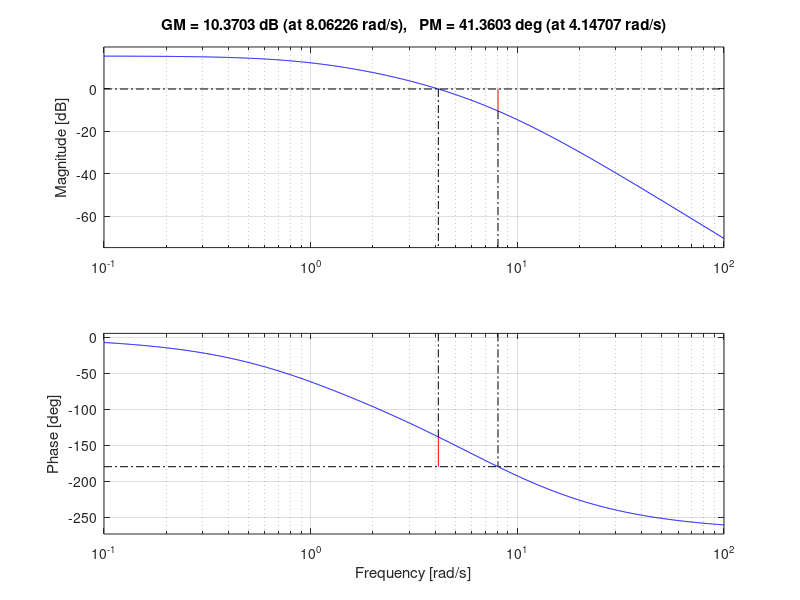

The MATLAB script that drew this image: (Note: this script raises an error after producing the figure.)
clc;clear all;close all;

%Student Numbers
% 20523043 Pavel 
% 20509464 Tyler
% 20482444 Henrietta 

s = tf('s')
P = 1/((s+1)*(s+5)*(s+10))

% steady state error
Ess = 0.5; % for ramp 
PM = 55; % [deg]

k = 300 
G = k*P;

margin(G);

[Gm,Pm,Wgm,Wpm] = margin(G)
% solve for a greater buffer than 45, try 50
phi_max =  50 -  Pm

% solve for alpha
a = ( 1 + sind(phi_max) )/ ( 1 - sind(phi_max) ) 

gain = 10*log10(a)
% get the frequency at the magnitute related to alpha
wc = getGainCrossover(G,gain)

[mag,phase,wout] = bode(G,wc)
% check phase
phi_max = - 135 -  phase

t1 = 1/(sqrt(a)*wc)
z1 = 1/(a*t1);
t2 = a^2 * t1 / 0.1
z2 = a/t2;
td= t1;

C = k * ( (s + z1) * ( s + z2) ) / ( (s + 1/td) * s )

G = C*P
[Gm,Pm,Wgm,Wpm] = margin(G)
figure(1)
margin(G)

figure(2)
step(G*1/s, 10000000)

% k = 280
% C = k * ( (s + z1) * ( s + z2) ) / ( (s + 1/td) * s )
% 
% G = C*P
% [Gm,Pm,Wgm,Wpm] = margin(G)
% figure(2)
% margin(G)
% 
% 
% 
% k = 260
% C = k * ( (s + z1) * ( s + z2) ) / ( (s + 1/td) * s )
% 
% G = C*P
% [Gm,Pm,Wgm,Wpm] = margin(G)
% figure(2)
% margin(G)

% large PM makes system more robust
    % large PM is safety margin to noise in the system
    % stabilty
% increasing k decreases PM 
    % (same as decreasing K increases PM)
    

% second Controller

%{

s = tf('s')
P = 1/((s+1)*(s+5)*(s+10))

% steady state error
Ess = 0.5; % for ramp
PM = 45; % [deg]

k = 800
G = k* P;

margin(G);

%[Gm,Pm,Wgm,Wpm] = margin(G)

%phi_max = 45 -  Pm

%phi max is the difference between what we have and what we need. How much
%to get to -135

phi_max = degtorad(40)

a = ( 1 + sin(phi_max) )/ ( 1 - sin(phi_max) )

gain = 10*log10(a)

phi_max=degtorad(11)

a = ( 1 + sin(phi_max) )/ ( 1 - sin(phi_max) )

gain = 10*log10(a)

phi_max=degtorad(30)

a = ( 1 + sin(phi_max) )/ ( 1 - sin(phi_max) )

gain = 10*log10(a)

phi_max=degtorad(21)

a = ( 1 + sin(phi_max) )/ ( 1 - sin(phi_max) )

gain = 10*log10(a)

phi_max=degtorad(26)

a = ( 1 + sin(phi_max) )/ ( 1 - sin(phi_max) )

gain = 10*log10(a)

phi_max=degtorad(23)

a = ( 1 + sin(phi_max) )/ ( 1 - sin(phi_max) )

gain = 10*log10(a)

phi_max=degtorad(25)

a = ( 1 + sin(phi_max) )/ ( 1 - sin(phi_max) )

gain = 10*log10(a)

%}


% Alpha after the above commented iterations led to a gain at 3.9163 which
% on the bode plot was wc of 5.72 rad/s. The entire process started off
% with a gain of K = 800 and that was used in the graph during the
% iterations

% When K = 10, the phase margin is 92.7 degrees
% When K = 200, the phase margin is 100 degrees
% When K = 400, the phase margin is   73   degrees
% When K = 600, the phase margin is   55.2   degrees
% When K = 700, the phase margin is   48.3   degrees. This is the final
% second controller
% When K = 800, the phase margin is   42.4   degrees. Much like in the
% compensated bode plot from the section 1 lecture notes that has phase
% margin of 42.6 (3rd last page of section 1)


s= tf('s')
P = 1/((s+1)*(s+5)*(s+10))
k=700
a = 2.4639
wc = 5.72
t1 = 1/(sqrt(a)*wc)
z1 = 1/(a*t1);
t2 = a^2 * t1 / 0.1;
z2 = a/t2;
td= t1;

C = k * ( (s + z1) * ( s + z2) ) / ( (s + 1/td) * s )

G = C*P
[Gm,Pm,Wgm,Wpm] = margin(G)
figure(3)
margin(G)
